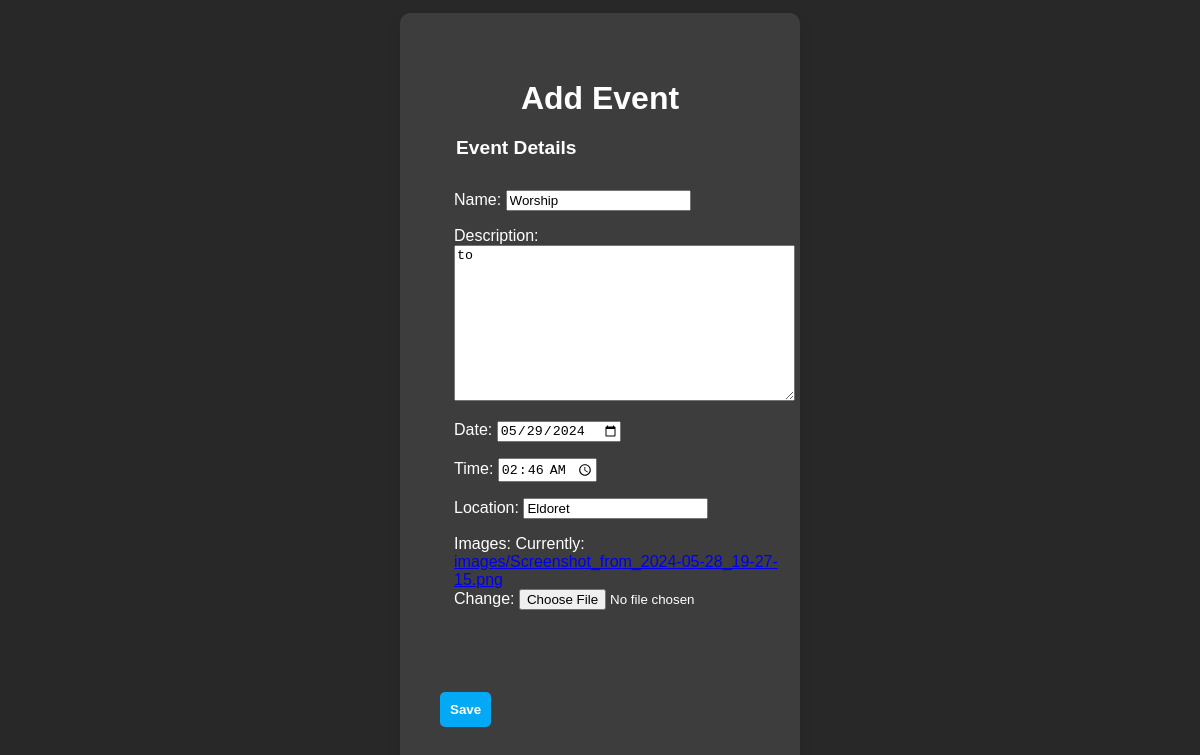
/events/events/2/edit/ (signed in), run on the app's committed database.
### events/models.py (models this page shows, shortened)
class Event(models.Model):
    name = models.CharField(max_length=255)
    description = models.TextField()
    date = models.DateField()
    time = models.TimeField()
    location = models.CharField(max_length=255)
    images = models.ImageField(upload_to='images/', null=True)

### events/views.py (the view)
# urls.py: path('events/<int:event_id>/edit/', views.edit_event, name='edit_event'),
@login_required
def edit_event(request, event_id):
    event = Event.objects.get(id=event_id)
    if request.method == 'POST':
        form = EventForm(request.POST, instance=event)
        if form.is_valid():
            form.save()
            return redirect('event_list')
    else:
        form = EventForm(instance=event)
    return render(request, 'events/add_edit_event.html', {'form': form})

### events/forms.py
class EventForm(forms.ModelForm):
    class Meta:
        model = Event
        fields = ['name', 'description', 'date', 'time', 'location', 'images']
        widgets = {
            'date': forms.DateInput(attrs={'type': 'date'}),
            'time': forms.TimeInput(attrs={'type': 'time'}),
        }

### events/templates/events/add_edit_event.html (shortened to what this page needs)
{% load static %}
<!DOCTYPE html>
<html lang="en">
<head>
    <link rel="stylesheet" href="{% static 'css/event.css' %}">
</head>
<body>
    <div class="container">
        <h2>{% if event_form.instance.pk %}Edit Event{% else %}Add Event{% endif %}</h2>
        <div class="form">
            <form method="post" enctype="multipart/form-data">
                <fieldset>
                    <legend>Event Details</legend>
                    {{ form.as_p }}
                </fieldset>
                <fieldset>
                </fieldset>
                <div class="inputBox">
                    <input type="submit" value="Save">
                </div>
            </form>
        </div>
    </div>
</body>
</html>

### assets/css/event.css (style rules this page uses)
body { margin: 0; padding: 0; font-family: 'Poppins', sans-serif; background-color: #282828; color: #fff; display: flex; justify-content: center; align-items: center; height: 100vh; }
.container { background: rgba(255, 255, 255, 0.1); box-shadow: 0 10px 15px rgba(0, 0, 0, 0.1); backdrop-filter: blur(10px); border-radius: 10px; padding: 40px; width: 400px; max-width: 90%; box-sizing: border-box; }
.container h2 { font-size: 2em; font-weight: 700; text-align: center; margin-bottom: 20px; }
.form fieldset { border: none; margin-bottom: 20px; }
.form legend { font-size: 1.2em; font-weight: 600; margin-bottom: 10px; }
.form .inputBox { margin-bottom: 20px; }
.form .inputBox input[type="submit"] { background: #03a9f4; color: #fff; font-weight: 700; cursor: pointer; padding: 10px; border: none; border-radius: 5px; transition: background 0.5s; }

### data on the page
Event: name "Worship", description "to", date "05/29/2024", time "02:46:00", location "Eldoret"
